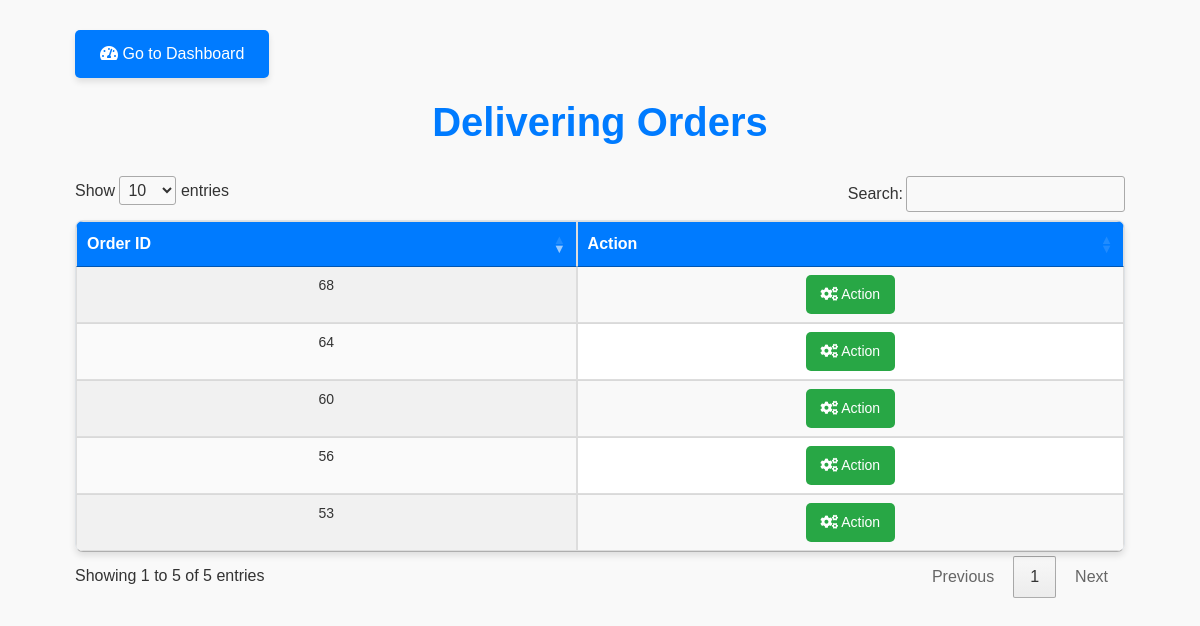
/admin/delivered.php, run on the app's committed database.
### tables this page shows
CREATE TABLE `orders` (
  `id` int(11) NOT NULL,
  `c_id` varchar(11) NOT NULL,
  `fullname` varchar(255) NOT NULL,
  `email` varchar(255) NOT NULL,
  `address` text NOT NULL,
  `duration` varchar(50) DEFAULT NULL,
  `renieve` varchar(255) DEFAULT NULL,
  `total_price` decimal(10,2) NOT NULL,
  `payment_status` enum('pending','paid','failed') DEFAULT 'pending',
  `transaction_id` varchar(255) DEFAULT NULL,
  `order_date` timestamp NOT NULL DEFAULT current_timestamp(),
  `order_status` varchar(20) DEFAULT 'toPay',
  `start_date` date NOT NULL,
  `end_date` date NOT NULL,
  `tracking_id` varchar(12) NOT NULL
);

### admin/delivered.php (the view, shortened to what this page needs)
<!DOCTYPE html>
<html lang="en">
<head>
    <link rel="stylesheet" href="https://cdn.datatables.net/1.13.6/css/jquery.dataTables.min.css">
    <link rel="stylesheet" href="https://stackpath.bootstrapcdn.com/bootstrap/4.5.2/css/bootstrap.min.css">
    <link rel="stylesheet" href="https://cdnjs.cloudflare.com/ajax/libs/font-awesome/5.15.4/css/all.min.css">
</head>
<body>
    <div class="container">
        <a href="index.php" class="btn-dashboard"><i class="fas fa-tachometer-alt"></i> Go to Dashboard</a>
        <h2>Delivering Orders</h2>
        <table id="pendingOrders" class="display table table-striped table-bordered">
            <thead>
                <tr>
                    <th>Order ID</th>
                    <th>Action</th>
                </tr>
            </thead>
            <tbody>
                <?php
                include '../dbase.php';
                $query = "SELECT id FROM orders WHERE order_status = 'shipped'";
                $result = mysqli_query($conn, $query);
                while ($row = mysqli_fetch_assoc($result)) {
                    echo "<tr>";
                    echo "<td>" . $row['id'] . "</td>";
                    echo "<td><button class='action-btn btn' data-id='" . $row['id'] . "' data-toggle='modal' data-target='#nIdModal'><i class='fas fa-cogs'></i> Action</button></td>";
                    echo "</tr>";
                }
                ?>
            </tbody>
        </table>
    </div>
</body>
</html>

### admin/delivered.php (style rules this page uses)
body { font-family: 'Arial', sans-serif; background-color: #f9f9f9; color: #333; margin: 0; padding: 0; }
.container { max-width: 90%; margin-top: 30px; }
h2 { text-align: center; margin-bottom: 30px; color: #007bff; font-size: 2.5em; font-weight: 600; }
.btn-dashboard { background-color: #007bff; color: white; padding: 12px 25px; border-radius: 5px; font-size: 16px; text-align: center; display: inline-block; box-shadow: 0 4px 6px rgba(0, 0, 0, 0.1); transition: background-color 0.3s, transform 0.3s; margin-bottom: 20px; }
.table { width: 100%; margin-top: 20px; border-collapse: collapse; border-radius: 8px; overflow: hidden; box-shadow: 0 4px 6px rgba(0, 0, 0, 0.1); }
.table th, .table td { padding: 12px 15px; border: 1px solid #ddd; text-align: center; }
.table th { background-color: #007bff; color: white; font-size: 16px; }
.table td { background-color: #fff; color: #333; font-size: 14px; }
.action-btn { background-color: #28a745; color: white; font-size: 14px; padding: 8px 14px; border-radius: 5px; transition: background-color 0.3s, transform 0.3s; }

### data on the page
orders: id "53"
orders: id "56"
orders: id "60"
orders: id "64"
orders: id "68"
